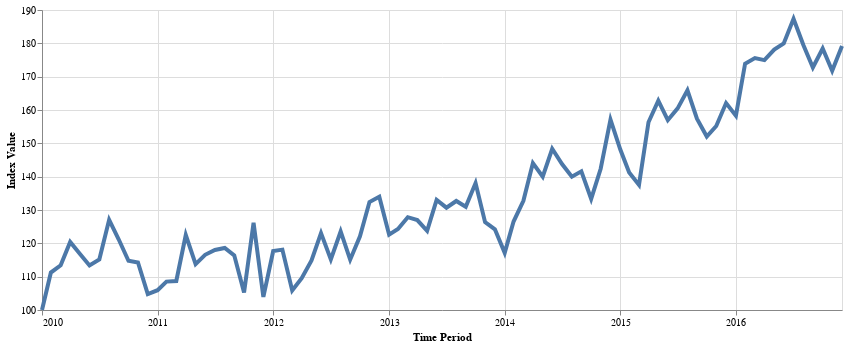

Here is the notebook cell this chart was saved with:
### Code cell
plot_index(hed_index)

### Figure 1 — Vega-Lite specification as saved in the notebook (floating-point values rounded to 4 significant figures)
{"$schema": "https://vega.github.io/schema/vega-lite/v5.20.1.json", "config": {"view": {"continuousHeight": 300, "continuousWidth": 300}}, "data": {"name": "data-6c9c59adad0d036f7e8cdda144fb654d"}, "datasets": {"data-6c9c59adad0d036f7e8cdda144fb654d": [{"x": "2010-01-31T00:00:00", "y": 100}, {"x": "2010-02-28T00:00:00", "y": 111.2}, {"x": "2010-03-31T00:00:00", "y": 113.4}, {"x": "2010-04-30T00:00:00", "y": 120.4}, {"x": "2010-05-31T00:00:00", "y": 116.8}, {"x": "2010-06-30T00:00:00", "y": 113.4}, {"x": "2010-07-31T00:00:00", "y": 115.2}, {"x": "2010-08-31T00:00:00", "y": 127.0}, {"x": "2010-09-30T00:00:00", "y": 121.2}, {"x": "2010-10-31T00:00:00", "y": 114.8}, {"x": "2010-11-30T00:00:00", "y": 114.3}, {"x": "2010-12-31T00:00:00", "y": 104.8}, {"x": "2011-01-31T00:00:00", "y": 105.9}, {"x": "2011-02-28T00:00:00", "y": 108.5}, {"x": "2011-03-31T00:00:00", "y": 108.7}, {"x": "2011-04-30T00:00:00", "y": 122.5}, {"x": "2011-05-31T00:00:00", "y": 113.8}, {"x": "2011-06-30T00:00:00", "y": 116.6}, {"x": "2011-07-31T00:00:00", "y": 118.0}, {"x": "2011-08-31T00:00:00", "y": 118.6}, {"x": "2011-09-30T00:00:00", "y": 116.4}, {"x": "2011-10-31T00:00:00", "y": 105.3}, {"x": "2011-11-30T00:00:00", "y": 126.1}, {"x": "2011-12-31T00:00:00", "y": 103.9}, {"x": "2012-01-31T00:00:00", "y": 117.7}, {"x": "2012-02-29T00:00:00", "y": 118.1}, {"x": "2012-03-31T00:00:00", "y": 105.8}, {"x": "2012-04-30T00:00:00", "y": 109.5}, {"x": "2012-05-31T00:00:00", "y": 114.9}, {"x": "2012-06-30T00:00:00", "y": 123.1}, {"x": "2012-07-31T00:00:00", "y": 115.2}, {"x": "2012-08-31T00:00:00", "y": 123.6}, {"x": "2012-09-30T00:00:00", "y": 115.1}, {"x": "2012-10-31T00:00:00", "y": 122.1}, {"x": "2012-11-30T00:00:00", "y": 132.4}, {"x": "2012-12-31T00:00:00", "y": 134.0}, {"x": "2013-01-31T00:00:00", "y": 122.6}, {"x": "2013-02-28T00:00:00", "y": 124.3}, {"x": "2013-03-31T00:00:00", "y": 127.8}, {"x": "2013-04-30T00:00:00", "y": 127.0}, {"x": "2013-05-31T00:00:00", "y": 123.7}, {"x": "2013-06-30T00:00:00", "y": 133.0}, {"x": "2013-07-31T00:00:00", "y": 130.7}, {"x": "2013-08-31T00:00:00", "y": 132.7}, {"x": "2013-09-30T00:00:00", "y": 131.0}, {"x": "2013-10-31T00:00:00", "y": 138.1}, {"x": "2013-11-30T00:00:00", "y": 126.3}, {"x": "2013-12-31T00:00:00", "y": 124.2}, {"x": "2014-01-31T00:00:00", "y": 117.1}, {"x": "2014-02-28T00:00:00", "y": 126.5}, {"x": "2014-03-31T00:00:00", "y": 132.8}, {"x": "2014-04-30T00:00:00", "y": 144.1}, {"x": "2014-05-31T00:00:00", "y": 140.0}, {"x": "2014-06-30T00:00:00", "y": 148.4}, {"x": "2014-07-31T00:00:00", "y": 143.8}, {"x": "2014-08-31T00:00:00", "y": 140.0}, {"x": "2014-09-30T00:00:00", "y": 141.6}, {"x": "2014-10-31T00:00:00", "y": 133.3}, {"x": "2014-11-30T00:00:00", "y": 142.4}, {"x": "2014-12-31T00:00:00", "y": 157.1}, {"x": "2015-01-31T00:00:00", "y": 148.1}, {"x": "2015-02-28T00:00:00", "y": 141.2}, {"x": "2015-03-31T00:00:00", "y": 137.5}, {"x": "2015-04-30T00:00:00", "y": 156.3}, {"x": "2015-05-31T00:00:00", "y": 162.8}, {"x": "2015-06-30T00:00:00", "y": 157.0}, {"x": "2015-07-31T00:00:00", "y": 160.5}, {"x": "2015-08-31T00:00:00", "y": 165.9}, {"x": "2015-09-30T00:00:00", "y": 157.4}, {"x": "2015-10-31T00:00:00", "y": 152.0}, {"x": "2015-11-30T00:00:00", "y": 155.2}, {"x": "2015-12-31T00:00:00", "y": 162.1}, {"x": "2016-01-31T00:00:00", "y": 158.3}, {"x": "2016-02-29T00:00:00", "y": 173.9}, {"x": "2016-03-31T00:00:00", "y": 175.6}, {"x": "2016-04-30T00:00:00", "y": 175.0}, {"x": "2016-05-31T00:00:00", "y": 178.1}, {"x": "2016-06-30T00:00:00", "y": 180.0}, {"x": "2016-07-31T00:00:00", "y": 187.4}, {"x": "2016-08-31T00:00:00", "y": 179.5}, {"x": "2016-09-30T00:00:00", "y": 172.7}, {"x": "2016-10-31T00:00:00", "y": 178.4}, {"x": "2016-11-30T00:00:00", "y": 171.7}, {"x": "2016-12-31T00:00:00", "y": 179.2}]}, "encoding": {"tooltip": [{"field": "x", "title": "Time Period", "type": "temporal"}, {"field": "y", "format": ".3f", "title": "Index Value", "type": "quantitative"}], "x": {"axis": {"format": "%Y", "labelAngle": 0, "title": "Time Period", "values": ["2010-01-31T00:00:00.000000000", "2011-01-31T00:00:00.000000000", "2012-01-31T00:00:00.000000000", "2013-01-31T00:00:00.000000000", "2014-01-31T00:00:00.000000000", "2015-01-31T00:00:00.000000000", "2016-01-31T00:00:00.000000000"]}, "field": "x", "type": "temporal"}, "y": {"field": "y", "scale": {"zero": false}, "title": "Index Value", "type": "quantitative"}}, "height": 300, "mark": {"size": 4, "type": "line"}, "width": 800}
